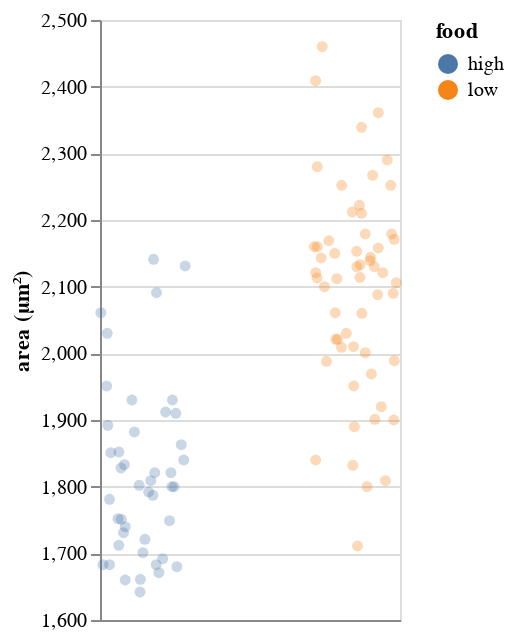

The notebook cell saved with this chart:
### Markdown cell above
Just for fun, let's make a quick plot. We can do this because we went high level first.

### Code cell
bootcamp_utils.altair_jitter(df,
                             encode_x=alt.X('food:N'), 
                             encode_y=alt.Y('area (sq um):Q',
                                            title='area (µm²)', 
                                            scale=alt.Scale(zero=False)),
                             height=300,
                             width=150).configure_point(filled=True,
                                                        opacity=0.3)

### Figure 1 — Vega-Lite specification as saved in the notebook (floating-point values rounded to 4 significant figures)
{"$schema": "https://vega.github.io/schema/vega-lite/v2.4.3.json", "config": {"point": {"filled": true, "opacity": 0.3}, "view": {"height": 300, "width": 400}}, "data": {"values": [{"__jitter": -0.186, "area (sq um)": 1683, "food": "high"}, {"__jitter": -0.1959, "area (sq um)": 2061, "food": "high"}, {"__jitter": 0.02699, "area (sq um)": 1792, "food": "high"}, {"__jitter": -0.1117, "area (sq um)": 1852, "food": "high"}, {"__jitter": 0.06386, "area (sq um)": 2091, "food": "high"}, {"__jitter": -0.1556, "area (sq um)": 1781, "food": "high"}, {"__jitter": 0.1062, "area (sq um)": 1912, "food": "high"}, {"__jitter": -0.01711, "area (sq um)": 1802, "food": "high"}, {"__jitter": -0.1005, "area (sq um)": 1751, "food": "high"}, {"__jitter": -0.09017, "area (sq um)": 1731, "food": "high"}, {"__jitter": -0.1636, "area (sq um)": 1892, "food": "high"}, {"__jitter": -0.169, "area (sq um)": 1951, "food": "high"}, {"__jitter": 0.03714, "area (sq um)": 1809, "food": "high"}, {"__jitter": -0.1556, "area (sq um)": 1683, "food": "high"}, {"__jitter": 0.04683, "area (sq um)": 1787, "food": "high"}, {"__jitter": 0.1908, "area (sq um)": 1840, "food": "high"}, {"__jitter": 0.05547, "area (sq um)": 1821, "food": "high"}, {"__jitter": 0.1538, "area (sq um)": 1910, "food": "high"}, {"__jitter": 0.1381, "area (sq um)": 1930, "food": "high"}, {"__jitter": 0.1357, "area (sq um)": 1800, "food": "high"}, {"__jitter": -0.08594, "area (sq um)": 1833, "food": "high"}, {"__jitter": 0.06217, "area (sq um)": 1683, "food": "high"}, {"__jitter": 0.07463, "area (sq um)": 1671, "food": "high"}, {"__jitter": 0.1587, "area (sq um)": 1680, "food": "high"}, {"__jitter": 0.09249, "area (sq um)": 1692, "food": "high"}, {"__jitter": 0.1456, "area (sq um)": 1800, "food": "high"}, {"__jitter": 0.131, "area (sq um)": 1821, "food": "high"}, {"__jitter": -0.03907, "area (sq um)": 1882, "food": "high"}, {"__jitter": -0.01329, "area (sq um)": 1642, "food": "high"}, {"__jitter": 0.1246, "area (sq um)": 1749, "food": "high"}, {"__jitter": -0.1122, "area (sq um)": 1712, "food": "high"}, {"__jitter": -0.01135, "area (sq um)": 1661, "food": "high"}, {"__jitter": 0.0001903, "area (sq um)": 1701, "food": "high"}, {"__jitter": 0.04996, "area (sq um)": 2141, "food": "high"}, {"__jitter": 0.179, "area (sq um)": 1863, "food": "high"}, {"__jitter": -0.1161, "area (sq um)": 1752, "food": "high"}, {"__jitter": -0.08214, "area (sq um)": 1740, "food": "high"}, {"__jitter": 0.009833, "area (sq um)": 1721, "food": "high"}, {"__jitter": -0.08225, "area (sq um)": 1660, "food": "high"}, {"__jitter": -0.05105, "area (sq um)": 1930, "food": "high"}, {"__jitter": -0.1662, "area (sq um)": 2030, "food": "high"}, {"__jitter": -0.1495, "area (sq um)": 1851, "food": "high"}, {"__jitter": 0.1971, "area (sq um)": 2131, "food": "high"}, {"__jitter": -0.102, "area (sq um)": 1828, "food": "high"}, {"__jitter": 0.8065, "area (sq um)": 1840, "food": "low"}, {"__jitter": 1.168, "area (sq um)": 2090, "food": "low"}, {"__jitter": 0.8677, "area (sq um)": 2169, "food": "low"}, {"__jitter": 0.857, "area (sq um)": 1988, "food": "low"}, {"__jitter": 0.9774, "area (sq um)": 2212, "food": "low"}, {"__jitter": 1.02, "area (sq um)": 2339, "food": "low"}, {"__jitter": 1.173, "area (sq um)": 1989, "food": "low"}, {"__jitter": 1.062, "area (sq um)": 2144, "food": "low"}, {"__jitter": 1.141, "area (sq um)": 2290, "food": "low"}, {"__jitter": 1.113, "area (sq um)": 1920, "food": "low"}, {"__jitter": 0.8139, "area (sq um)": 2280, "food": "low"}, {"__jitter": 1.132, "area (sq um)": 1809, "food": "low"}, {"__jitter": 1.098, "area (sq um)": 2158, "food": "low"}, {"__jitter": 1.046, "area (sq um)": 1800, "food": "low"}, {"__jitter": 1.014, "area (sq um)": 2133, "food": "low"}, {"__jitter": 1.022, "area (sq um)": 2060, "food": "low"}, {"__jitter": 0.814, "area (sq um)": 2160, "food": "low"}, {"__jitter": 1.038, "area (sq um)": 2001, "food": "low"}, {"__jitter": 0.9498, "area (sq um)": 2030, "food": "low"}, {"__jitter": 1.096, "area (sq um)": 2088, "food": "low"}, {"__jitter": 0.9842, "area (sq um)": 1951, "food": "low"}, {"__jitter": 0.837, "area (sq um)": 2460, "food": "low"}, {"__jitter": 0.9001, "area (sq um)": 2021, "food": "low"}, {"__jitter": 0.983, "area (sq um)": 2010, "food": "low"}, {"__jitter": 1.061, "area (sq um)": 2139, "food": "low"}, {"__jitter": 0.8001, "area (sq um)": 2160, "food": "low"}, {"__jitter": 1.183, "area (sq um)": 2106, "food": "low"}, {"__jitter": 1.173, "area (sq um)": 2171, "food": "low"}, {"__jitter": 0.813, "area (sq um)": 2113, "food": "low"}, {"__jitter": 1.038, "area (sq um)": 2179, "food": "low"}, {"__jitter": 0.9869, "area (sq um)": 1890, "food": "low"}, {"__jitter": 1.161, "area (sq um)": 2179, "food": "low"}, {"__jitter": 0.9089, "area (sq um)": 2021, "food": "low"}, {"__jitter": 1.067, "area (sq um)": 1969, "food": "low"}, {"__jitter": 0.8957, "area (sq um)": 2150, "food": "low"}, {"__jitter": 1.171, "area (sq um)": 1900, "food": "low"}, {"__jitter": 1.072, "area (sq um)": 2267, "food": "low"}, {"__jitter": 1.002, "area (sq um)": 1711, "food": "low"}, {"__jitter": 1.083, "area (sq um)": 1901, "food": "low"}, {"__jitter": 1.013, "area (sq um)": 2114, "food": "low"}, {"__jitter": 0.905, "area (sq um)": 2112, "food": "low"}, {"__jitter": 1.099, "area (sq um)": 2361, "food": "low"}, {"__jitter": 0.9983, "area (sq um)": 2130, "food": "low"}, {"__jitter": 0.898, "area (sq um)": 2061, "food": "low"}, {"__jitter": 0.8069, "area (sq um)": 2121, "food": "low"}, {"__jitter": 0.9799, "area (sq um)": 1832, "food": "low"}, {"__jitter": 1.021, "area (sq um)": 2210, "food": "low"}, {"__jitter": 1.08, "area (sq um)": 2130, "food": "low"}, {"__jitter": 0.9979, "area (sq um)": 2153, "food": "low"}, {"__jitter": 0.9266, "area (sq um)": 2009, "food": "low"}, {"__jitter": 0.8474, "area (sq um)": 2100, "food": "low"}, {"__jitter": 0.9278, "area (sq um)": 2252, "food": "low"}, {"__jitter": 0.8321, "area (sq um)": 2143, "food": "low"}, {"__jitter": 1.157, "area (sq um)": 2252, "food": "low"}, {"__jitter": 1.011, "area (sq um)": 2222, "food": "low"}, {"__jitter": 1.12, "area (sq um)": 2121, "food": "low"}, {"__jitter": 0.8061, "area (sq um)": 2409, "food": "low"}]}, "encoding": {"color": {"field": "food", "type": "nominal"}, "tooltip": {}, "x": {"axis": {"grid": false, "labels": false, "ticks": false, "title": null, "values": [0, 1]}, "field": "__jitter", "type": "quantitative"}, "y": {"field": "area (sq um)", "scale": {"zero": false}, "title": "area (µm²)", "type": "quantitative"}}, "height": 300, "mark": "point", "width": 150}
